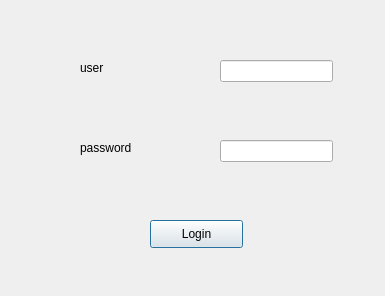
<?xml version="1.0" encoding="UTF-8"?>
<ui version="4.0">
 <class>Dialog</class>
 <widget class="QDialog" name="Dialog">
  <property name="geometry">
   <rect>
    <x>0</x>
    <y>0</y>
    <width>385</width>
    <height>296</height>
   </rect>
  </property>
  <property name="windowTitle">
   <string>Dialog</string>
  </property>
  <widget class="QLabel" name="label">
   <property name="geometry">
    <rect>
     <x>80</x>
     <y>60</y>
     <width>55</width>
     <height>16</height>
    </rect>
   </property>
   <property name="text">
    <string>user</string>
   </property>
  </widget>
  <widget class="QLabel" name="label_2">
   <property name="geometry">
    <rect>
     <x>80</x>
     <y>140</y>
     <width>55</width>
     <height>16</height>
    </rect>
   </property>
   <property name="text">
    <string>password</string>
   </property>
  </widget>
  <widget class="QLineEdit" name="lineEdit">
   <property name="geometry">
    <rect>
     <x>220</x>
     <y>60</y>
     <width>113</width>
     <height>22</height>
    </rect>
   </property>
  </widget>
  <widget class="QLineEdit" name="lineEdit_2">
   <property name="geometry">
    <rect>
     <x>220</x>
     <y>140</y>
     <width>113</width>
     <height>22</height>
    </rect>
   </property>
  </widget>
  <widget class="QPushButton" name="pushButton">
   <property name="geometry">
    <rect>
     <x>150</x>
     <y>220</y>
     <width>93</width>
     <height>28</height>
    </rect>
   </property>
   <property name="text">
    <string>Login</string>
   </property>
  </widget>
 </widget>
 <resources/>
 <connections/>
</ui>
